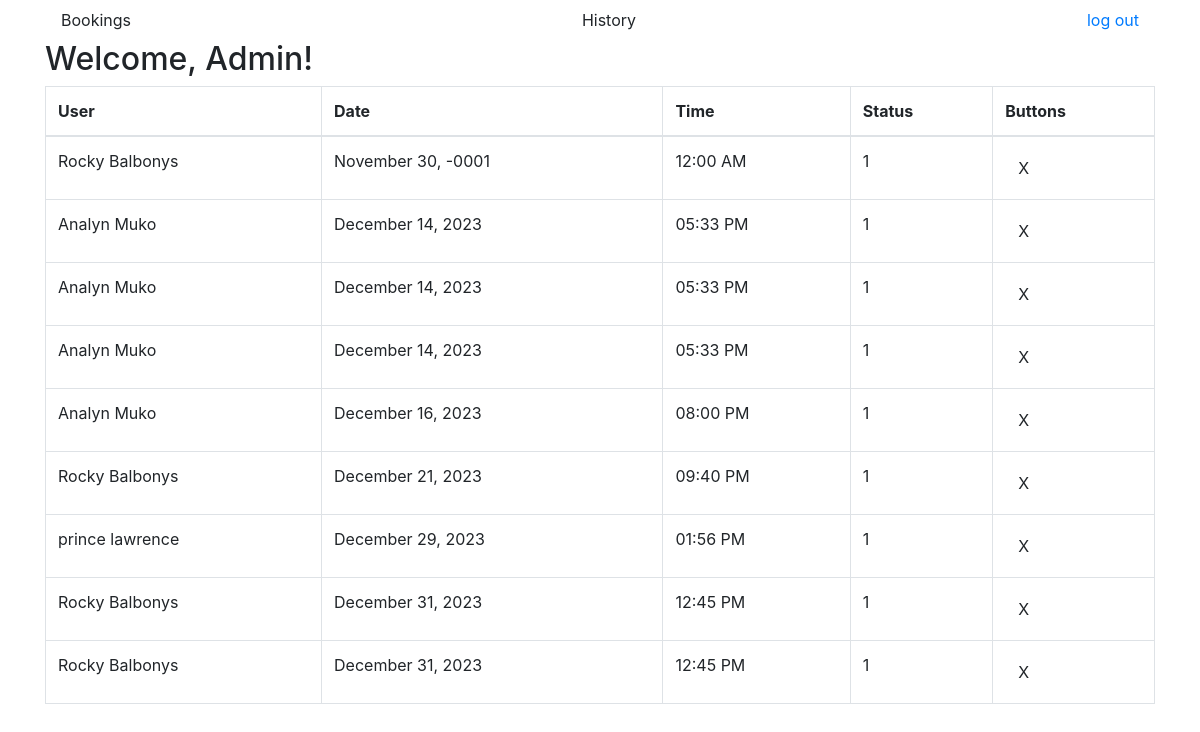
/admin/adminpage.php, run on the app's committed database.
### tables this page shows
CREATE TABLE `tbl_bookings` (
  `booking_id` int NOT NULL,
  `booking_user` int NOT NULL,
  `booking_service` int NOT NULL,
  `booking_date` date NOT NULL,
  `booking_time` time(6) NOT NULL,
  `booking_status` varchar(10) NOT NULL DEFAULT '1'
);

CREATE TABLE `tbl_users` (
  `user_id` int NOT NULL,
  `user_email` varchar(50) NOT NULL,
  `user_password` varchar(50) NOT NULL,
  `user_firstname` varchar(50) NOT NULL,
  `user_lastname` varchar(50) NOT NULL,
  `user_gender` varchar(10) NOT NULL,
  `user_phonenumber` varchar(11) NOT NULL
);

### admin/adminpage.php (the view, shortened to what this page needs)
<?php
    include  "connection.php";
?>
<!DOCTYPE html>
<html lang="en">
<head>
    <link href="https://stackpath.bootstrapcdn.com/bootstrap/4.5.2/css/bootstrap.min.css" rel="stylesheet">
</head>
<body>
    <div class="container">
            <nav class="navbar">
                <div class="nav-item">Bookings</div>
                <div class="nav-item">History</div>
                <div class="nav-item"><a href="logout.php">log out</a></div>
            </nav>
            <div class="h2">
                Welcome, Admin!
            </div>
            <div>
                <?php
                     $selectAllAppointments = "SELECT * FROM tbl_bookings
                     JOIN tbl_users
                     ON tbl_bookings.booking_user = tbl_users.user_id
                     ORDER BY booking_date ASC, booking_time ASC;";
                    $query = mysqli_query($conn, $selectAllAppointments);
                    if (mysqli_query($conn, $selectAllAppointments)) {
                       echo '<table class="table table-bordered">
                                   <thead>
                                       <tr>
                                           <th>User</th>
                                           <th>Date</th>
                                           <th>Time</th>
                                           <th>Status</th>
                                           <th>Buttons</th>
                                       </tr>
                                   </thead>
                                   <tbody>';
                           while ($row = mysqli_fetch_array($query)) {
                               echo '<tr>';
                               echo '<td>' . $row["user_firstname"] . " " . $row["user_lastname"] . '</td>';
                               $formattedDate = date('F j, Y', strtotime($row["booking_date"]));
                               echo '<td>' .  $formattedDate . '</td>';
                               $formattedTime = date('h:i A', strtotime($row["booking_time"]));
                               echo '<td>' . $formattedTime . '</td>';
                               echo '<td>' . $row["booking_status"] . '</td>';
                               echo '<td>' . "<div class='btn'>X</div>" . '</td>';
                               echo '</tr>';
                           }
                           echo '</tbody>
                               </table>';
                    }
                ?>
            </div>
    </div>
</body>
</html>

### data on the page
tbl_bookings: tbl_users.user_firstname "Rocky", tbl_users.user_lastname "Balbonys", booking_date "November 30, -0001", booking_time "12:00 AM", booking_status "1"
tbl_bookings: tbl_users.user_firstname "Analyn", tbl_users.user_lastname "Muko", booking_date "December 14, 2023", booking_time "05:33 PM", booking_status "1"
tbl_bookings: tbl_users.user_firstname "Analyn", tbl_users.user_lastname "Muko", booking_date "December 14, 2023", booking_time "05:33 PM", booking_status "1"
tbl_bookings: tbl_users.user_firstname "Analyn", tbl_users.user_lastname "Muko", booking_date "December 14, 2023", booking_time "05:33 PM", booking_status "1"
tbl_bookings: tbl_users.user_firstname "Analyn", tbl_users.user_lastname "Muko", booking_date "December 16, 2023", booking_time "08:00 PM", booking_status "1"
tbl_bookings: tbl_users.user_firstname "Rocky", tbl_users.user_lastname "Balbonys", booking_date "December 21, 2023", booking_time "09:40 PM", booking_status "1"
tbl_bookings: tbl_users.user_firstname "prince", tbl_users.user_lastname "lawrence", booking_date "December 29, 2023", booking_time "01:56 PM", booking_status "1"
tbl_bookings: tbl_users.user_firstname "Rocky", tbl_users.user_lastname "Balbonys", booking_date "December 31, 2023", booking_time "12:45 PM", booking_status "1"
tbl_bookings: tbl_users.user_firstname "Rocky", tbl_users.user_lastname "Balbonys", booking_date "December 31, 2023", booking_time "12:45 PM", booking_status "1"
